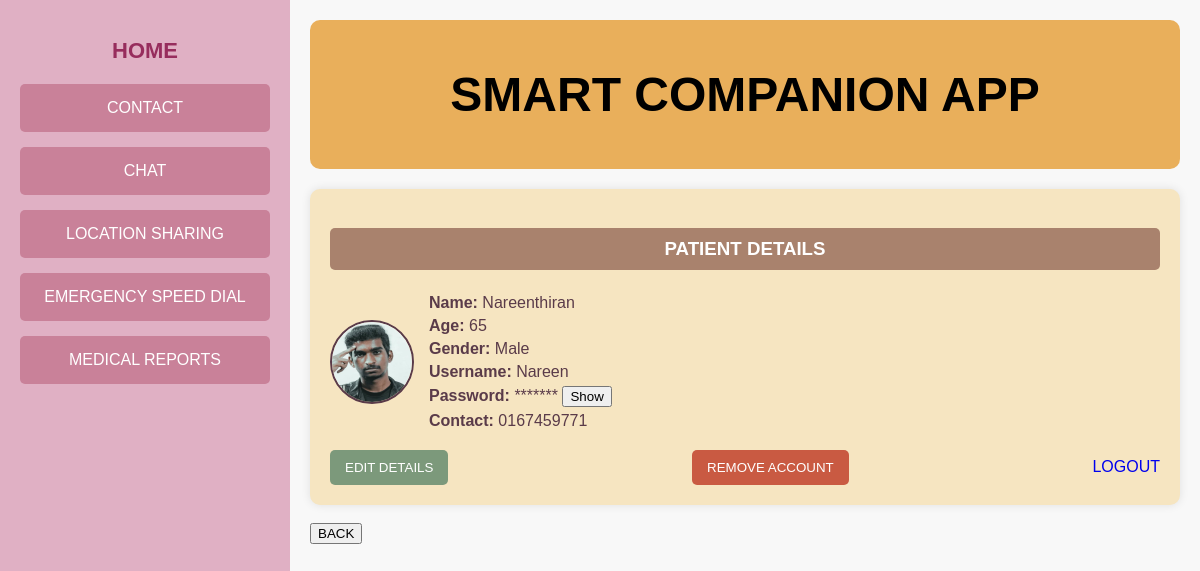
The page /userprofile (signed in) on the database as committed earlier.
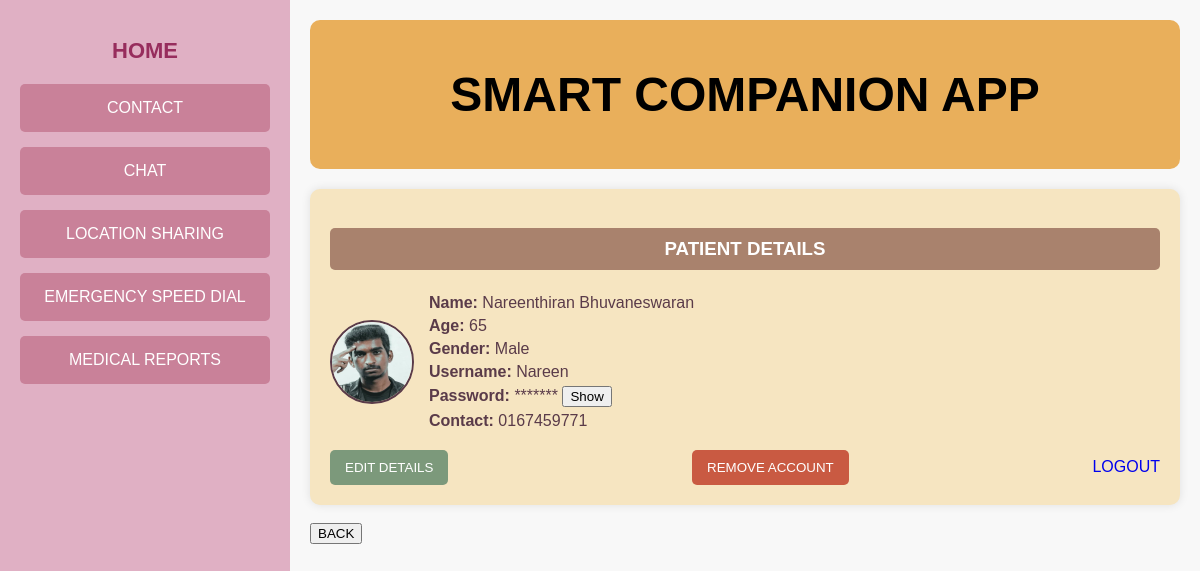
The same page on the database as committed later.
### tables this page shows
CREATE TABLE user (
            id INTEGER PRIMARY KEY AUTOINCREMENT,
            name TEXT NOT NULL,
            age TEXT NOT NULL,
            gender TEXT NOT NULL,
            username TEXT NOT NULL,
            password TEXT NOT NULL,
            ph_num TEXT NOT NULL
        );

### app.py (the view)
@app.route("/userprofile", methods=["GET", "POST"])
def userprofile():
    db = get_db()
    cursor = db.cursor()
    user_id = session.get('user_id')
    str_user_id = str(user_id)
    if not user_id:
        return redirect(url_for('login'))
    cursor.execute('SELECT * FROM user WHERE id = ?',(user_id,))
    user = cursor.fetchone()
    db.close()
    with open("static/img_log/user/"+ str_user_id + ".txt", "r") as file:
        image_name = str(file.read())
        image_url= url_for('static', filename='uploads/'+ image_name )
    return render_template("User/u_profile.html", user=user, image_url=image_url, image_name=image_name)

### app.py (called while the page is built)
def get_db():
    if 'db' not in g:
        g.db = sqlite3.connect('project.db')
        g.db.row_factory = sqlite3.Row
    return g.db

### templates/User/u_profile.html (shortened to what this page needs)
<!DOCTYPE html>
<html lang="en">
<head>
    <link rel="stylesheet" href="static/profile.css">
</head>
<body>
    <div class="container">
        <div class="sidebar">
            <a href="{{ url_for('user') }}"><h2>HOME</h2></a>
            <a href="{{ url_for('contactuser') }}"><button class="nav-btn">CONTACT</button></a>
            <a href="{{ url_for('chatuser') }}"><button class="nav-btn">CHAT</button></a>
            <a href="{{ url_for('locationuser') }}"><button class="nav-btn">LOCATION SHARING</button></a>
            <a href="{{ url_for('emergencyuser') }}"><button class="nav-btn">EMERGENCY SPEED DIAL</button></a>
            <a href="{{ url_for('medicaluser') }}"><button class="nav-btn">MEDICAL REPORTS</button></a>
        </div>
        <div class="profile-section">
            <div class="header">
                <h1>SMART COMPANION APP</h1>
            </div>
            <div class="profile-card">
                <h3>PATIENT DETAILS</h3>
                 <div class="profile-content">
                    <img src="{{ image_url }}" alt="Profile Picture" class="profile-img">
                    <div class="profile-details">
                        <p><strong>Name:</strong> {{ user['name'] }}</p>
                        <p><strong>Age:</strong> {{ user['age'] }}</p>
                        <p><strong>Gender:</strong> {{ user['gender'] }}</p>
                        <p><strong>Username:</strong> {{ user['username'] }}</p>
                        <p>
                            <strong>Password:</strong>
                            <span id="password" data-password="{{ user['password'] }}"  type="password">*******</span>
                            <button onclick="togglePassword()">Show</button>
                        </p>
                        <p><strong>Contact:</strong> {{ user['ph_num'] }}</p>
                    </div>
                </div>
                <div class="buttons">
                    <button class="edit-btn" onclick="openPopup()">EDIT DETAILS</button>
                    <button class="remove-btn"  onclick="OpenPopup()">REMOVE ACCOUNT</button>
                    <a href="{{ url_for('logout') }}" onclick="clearSession(event)">LOGOUT</a>
                </div>
            </div>
            <br>
            <a href="{{ url_for('user') }}"><button class="back-btn">BACK</button></a>
        </div>
    </div>
</body>
</html>

Rows that differ between the two databases and show on the page:
changed user "Male": name "Nareenthiran" → "Nareenthiran Bhuvaneswaran"
